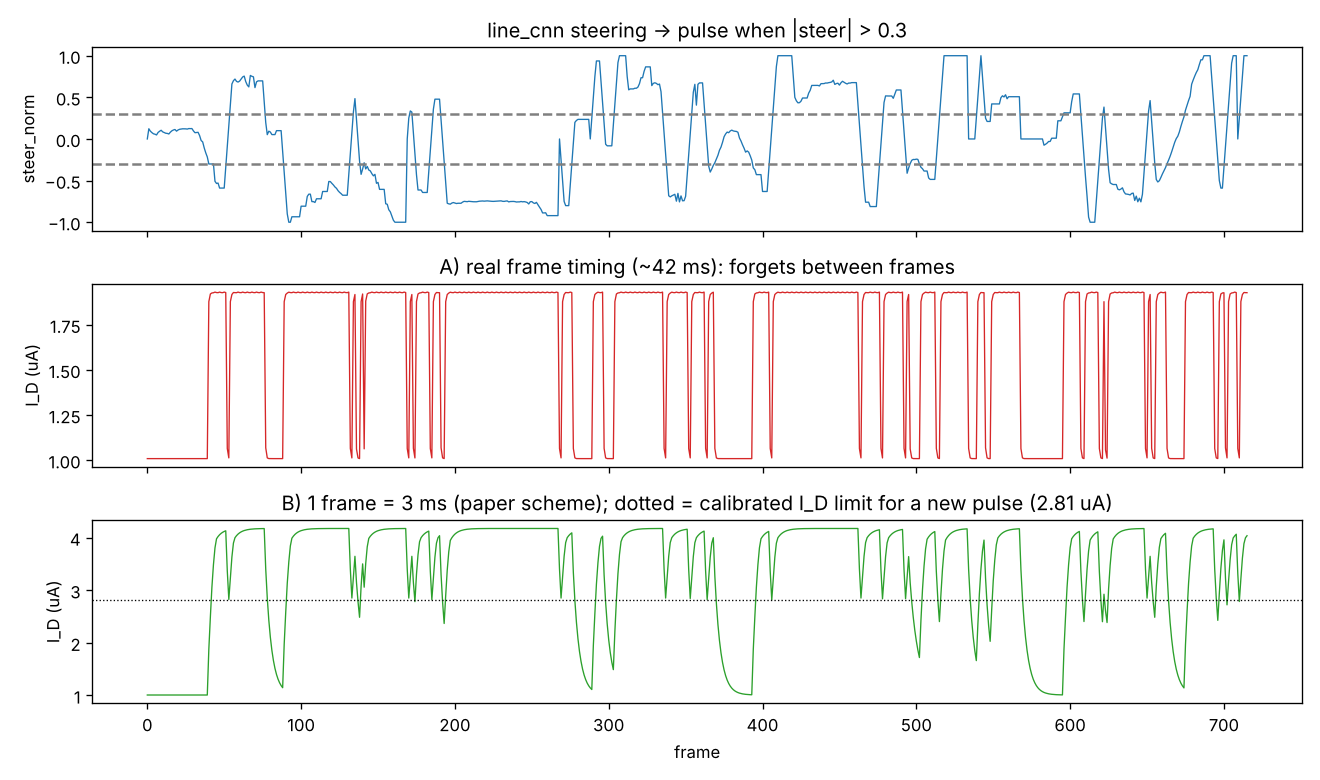

Source code (Python):
"""
line_cnn 주행 로그(telemetry.csv)를 reservoir 모드 MPBTFT에 흘려보내기.

매 프레임: |steer_norm| > 0.3 이면 4.0 V / 100 us 펄스 1개.
소자 전류 I_D = 최근에 얼마나 자주 꺾었는지를 기억하는 값.

두 가지 시간 매핑 비교
  A) 카메라 실제 간격(프레임당 약 42 ms) 그대로 → 다음 프레임 전에 거의 다 잊음
  B) 프레임 1개 = timeframe 1개(3 ms, 논문 방식)로 압축 → 최근 몇 프레임을 기억

B는 연속 펄스가 많으면 I_D가 보정 범위(약 2.8 uA) 위로 올라간다. v1은 외삽하지 않으므로
strict=False로 돌려 가장자리 값을 쓰고, 범위를 벗어난 펄스 수를 같이 출력한다.

    python examples/telemetry_reservoir.py [examples/telemetry.csv]
"""
from __future__ import annotations

import csv
import sys
import warnings
from pathlib import Path

import numpy as np

HERE = Path(__file__).resolve().parent
sys.path.insert(0, str(HERE.parent))

from model import MPBTFT  # noqa: E402
from parameters import MPBTFTParams  # noqa: E402
from reservoir import BG_WIDTH_S, READ_DELAY_S  # noqa: E402

path = sys.argv[1] if len(sys.argv) > 1 else str(HERE / "telemetry.csv")
rows = list(csv.DictReader(open(path, encoding="utf-8")))
t = np.array([float(r["t"]) for r in rows])
steer = np.array([float(r["steer_norm"] or 0) for r in rows])
bits = np.abs(steer) > 0.3
p = MPBTFTParams.load()


def run(frame_times):
    d = MPBTFT(p, mode="reservoir", strict=False)
    out, n_out = [], 0
    with warnings.catch_warnings(record=True) as w:
        warnings.simplefilter("always", RuntimeWarning)
        for tf, b in zip(frame_times, bits):
            if b:
                d.apply_bg_pulse(tf, 4.0, BG_WIDTH_S, 0.0)
            out.append(d.read_current(tf + BG_WIDTH_S + READ_DELAY_S) * 1e6)
        n_out = len(w)
    return np.array(out), n_out


def memory_frames(interval):
    """펄스 1개의 흔적이 처음 크기의 10% 아래로 떨어질 때까지 프레임 수."""
    d = MPBTFT(p, mode="reservoir")
    d.apply_bg_pulse(0.0, 4.0, BG_WIDTH_S, 0.0)
    t_read = BG_WIDTH_S + READ_DELAY_S
    first = d.read_current(t_read) - d.baseline_current_A
    for n in range(1, 500):
        if d.read_current(t_read + n * interval) - d.baseline_current_A < 0.1 * first:
            return n
    return None


real, out_a = run(t)
comp, out_b = run(np.arange(len(t)) * 3e-3)
print(f"프레임 {len(t)}개, 평균 간격 {np.diff(t).mean() * 1e3:.1f} ms, 펄스 {bits.sum()}개")
print(f"A) 실제 간격  : 기억 ≈ {memory_frames(np.diff(t).mean())} 프레임, I_D {real.min():.2f}–{real.max():.2f} uA, "
      f"보정 범위 밖 펄스 {out_a}개")
print(f"B) 3 ms 압축 : 기억 ≈ {memory_frames(3e-3)} 프레임, I_D {comp.min():.2f}–{comp.max():.2f} uA, "
      f"보정 범위 밖 펄스 {out_b}개")

import matplotlib  # noqa: E402

matplotlib.use("Agg")
import matplotlib.pyplot as plt  # noqa: E402

fig, ax = plt.subplots(3, 1, figsize=(11, 6.5), sharex=True)
ax[0].plot(steer, lw=0.8)
ax[0].axhline(0.3, ls="--", c="gray")
ax[0].axhline(-0.3, ls="--", c="gray")
ax[0].set(ylabel="steer_norm", title="line_cnn steering → pulse when |steer| > 0.3")
ax[1].plot(real, c="tab:red", lw=0.8)
ax[1].set(ylabel="I_D (uA)", title="A) real frame timing (~42 ms): forgets between frames")
ax[2].plot(comp, c="tab:green", lw=0.8)
hi = p.reservoir.bg_update.delta_id_A.hi * 1e6
ax[2].axhline(hi, ls=":", c="k", lw=0.8)
ax[2].set(ylabel="I_D (uA)", xlabel="frame",
          title=f"B) 1 frame = 3 ms (paper scheme); dotted = calibrated I_D limit for a new pulse ({hi:.2f} uA)")
plt.tight_layout()
plt.savefig(HERE / "telemetry_reservoir.png", dpi=120)
print("saved examples/telemetry_reservoir.png")
